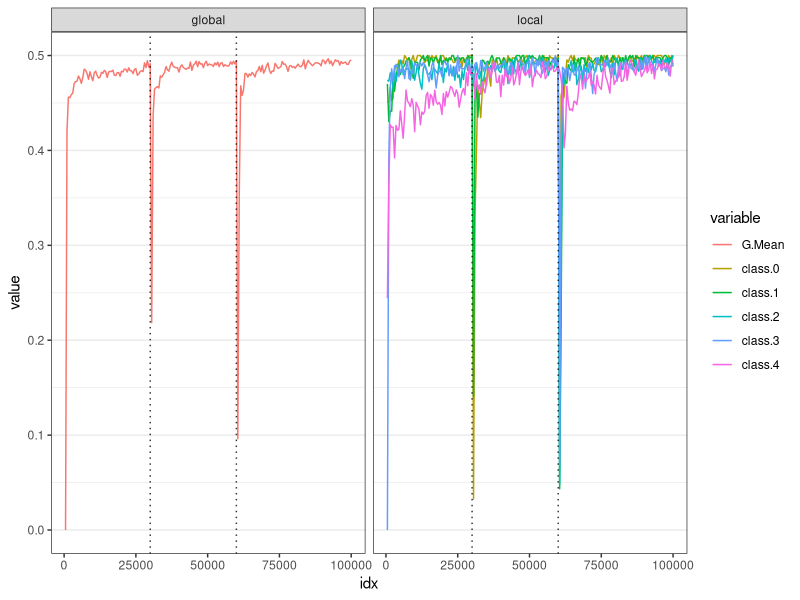

Write R code to recreate this figure.
library (ggplot2)
library (reshape2)

classifiers = c("LB", "HT", "NB")
dds = c("ADWIN", "DDM", "RDDM")
stream = c("rt_10", "rt_5","rf_10", "rf_5")

for (c in classifiers) {
  for (dd in dds) {
    for (s in stream) {
      file_name = paste0(c, "_", dd, "_stable_", s, ".csv")
      path_file = paste0("../exp_output/", file_name)
    }
  }
}

data <- read.csv("../exp_output/LB_ADWIN_stable_rt_5.csv")

data <- data[, 2:(ncol(data) - 1)]

data_melt <- melt(data, id.vars = c("idx"))
data_melt$local <- "local"
data_melt[data_melt$variable=="G.Mean",]$local <- "global"

ggplot(data_melt, aes(x=idx, y=value)) + 
  geom_line(aes(color=variable)) + 
  theme_bw() +
  theme(
    panel.grid.major.x = element_blank(),
    panel.grid.minor.x = element_blank()
  ) +
  geom_vline(xintercept = c(30000, 60000), color="black", alpha=0.8, linetype=3) +
  facet_grid(.~local)
